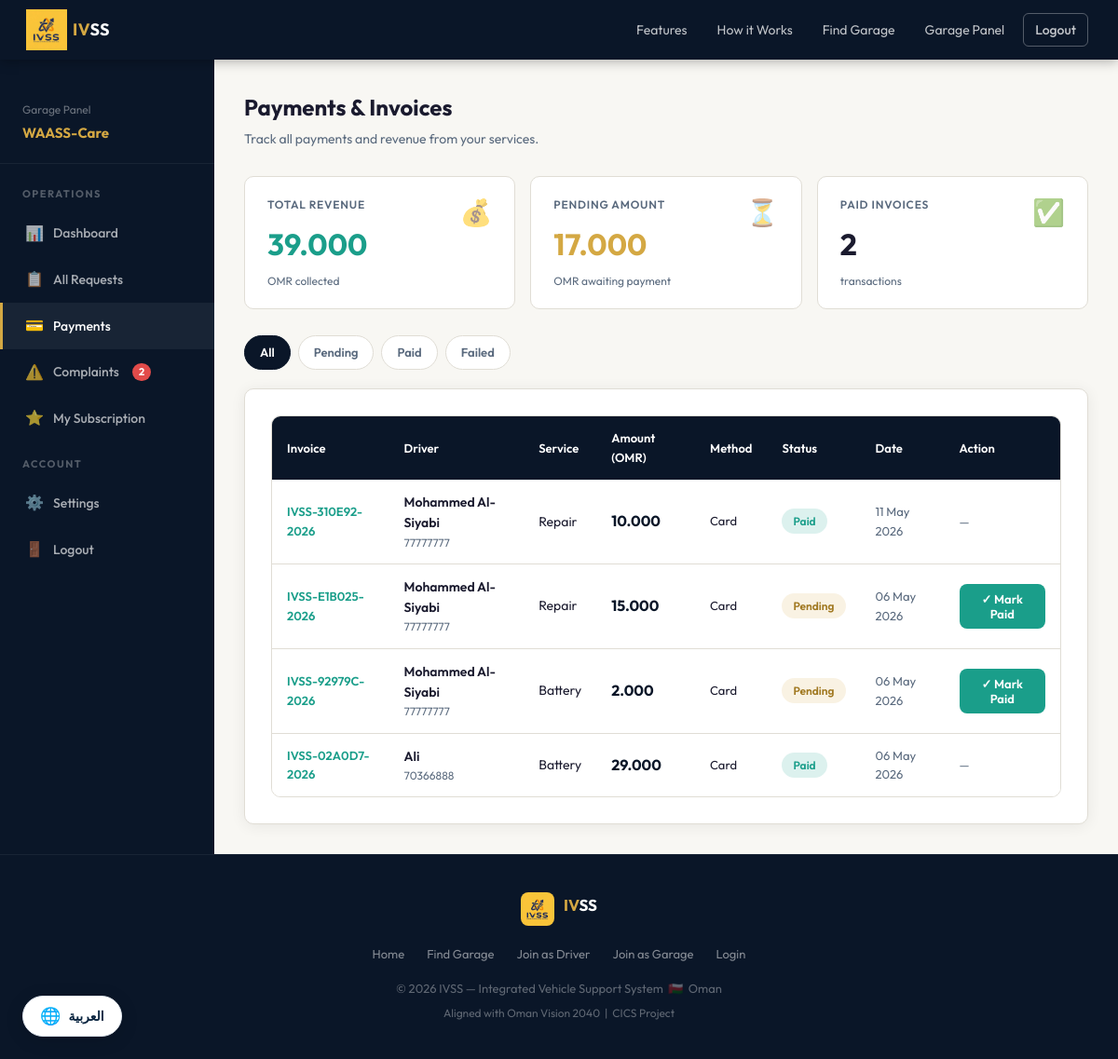
The page /pages/garage_payments.php (signed in) on the database its author committed.
### tables this page shows
CREATE TABLE IF NOT EXISTS `payments` (
  `payment_id` int NOT NULL AUTO_INCREMENT,
  `request_id` int NOT NULL,
  `user_id` int NOT NULL,
  `amount` decimal(10,3) NOT NULL,
  `method` enum('card','cash','online') DEFAULT 'card',
  `status` enum('pending','paid','failed') DEFAULT 'pending',
  `invoice_number` varchar(50) DEFAULT NULL,
  `paid_at` timestamp NULL DEFAULT NULL,
  `created_at` timestamp NULL DEFAULT CURRENT_TIMESTAMP,
  PRIMARY KEY (`payment_id`),
  UNIQUE KEY `request_id` (`request_id`),
  UNIQUE KEY `invoice_number` (`invoice_number`),
  KEY `user_id` (`user_id`)
);

CREATE TABLE IF NOT EXISTS `users` (
  `user_id` int NOT NULL AUTO_INCREMENT,
  `full_name` varchar(150) NOT NULL,
  `email` varchar(150) NOT NULL,
  `phone` int UNSIGNED NOT NULL,
  `password` varchar(255) NOT NULL,
  `language` enum('en','ar') DEFAULT 'en',
  `is_active` tinyint(1) DEFAULT '1',
  `created_at` timestamp NULL DEFAULT CURRENT_TIMESTAMP,
  PRIMARY KEY (`user_id`),
  UNIQUE KEY `email` (`email`)
);

CREATE TABLE IF NOT EXISTS `service_requests` (
  `request_id` int NOT NULL AUTO_INCREMENT,
  `user_id` int NOT NULL,
  `garage_id` int DEFAULT NULL,
  `service_type` enum('towing','battery','tire','fuel','lockout','repair','other') NOT NULL,
  `vehicle_type` enum('sedan','suv','pickup','van','motorcycle','other') NOT NULL,
  `location_desc` varchar(300) NOT NULL,
  `notes` text,
  `price` decimal(10,3) DEFAULT NULL COMMENT 'Price set by garage before completing',
  `price_set_at` timestamp NULL DEFAULT NULL COMMENT 'When the garage set the price',
  `status` enum('pending','accepted','in_progress','completed','cancelled') DEFAULT 'pending',
  `created_at` timestamp NULL DEFAULT CURRENT_TIMESTAMP,
  `updated_at` timestamp NULL DEFAULT CURRENT_TIMESTAMP ON UPDATE CURRENT_TIMESTAMP,
  PRIMARY KEY (`request_id`),
  KEY `user_id` (`user_id`),
  KEY `garage_id` (`garage_id`)
);

### includes/config.php (called while the page is built, shortened)
<?php
function getDB()
{
    static $pdo = null;
    if ($pdo === null) {
        try {
            $dsn = "mysql:host=" . DB_HOST . ";dbname=" . DB_NAME . ";charset=utf8mb4";
            $pdo = new PDO($dsn, DB_USER, DB_PASS, [
                PDO::ATTR_ERRMODE            => PDO::ERRMODE_EXCEPTION,
                PDO::ATTR_DEFAULT_FETCH_MODE => PDO::FETCH_ASSOC,
                PDO::ATTR_EMULATE_PREPARES   => false,
            ]);
        } catch (PDOException $e) {
            die('<div style="font-family:sans-serif;padding:20px;color:red;">
                 <strong>Database Error:</strong> ' . htmlspecialchars($e->getMessage()) . '</div>');
        }
    }
    return $pdo;
}
function sanitize($input)
{
    return htmlspecialchars(strip_tags(trim($input)), ENT_QUOTES, 'UTF-8');
}
function getGarageSubscription($garageId)
{
    try {
        $db   = getDB();
        $stmt = $db->prepare("
            SELECT gs.*, sp.plan_name, sp.duration_days, sp.price, sp.features
            FROM   garage_subscriptions gs
            JOIN   subscription_plans   sp ON gs.plan_id = sp.plan_id
            WHERE  gs.garage_id = ?
            ORDER  BY gs.created_at DESC
            LIMIT  1
        ");
        $stmt->execute([(int)$garageId]);
        return $stmt->fetch() ?: false;
    } catch (Exception $e) {
        return false;
    }
}
function getRemainingDays($garageId)
{
    try {
        $db   = getDB();
        $stmt = $db->prepare("
            SELECT DATEDIFF(end_date, CURDATE()) AS days_left
            FROM   garage_subscriptions
            WHERE  garage_id = ? AND status = 'active' AND end_date >= CURDATE()
            ORDER  BY end_date DESC LIMIT 1
        ");
        $stmt->execute([(int)$garageId]);
        $row = $stmt->fetch();
        return $row ? max(0, (int)$row['days_left']) : 0;
    } catch (Exception $e) {
        return 0;
    }
}
function getSubscriptionStatus($garageId)
{
    try {
        $sub  = getGarageSubscription($garageId);
        $days = getRemainingDays($garageId);
        if ($sub['status'] === 'cancelled') {
            return [
                'status' => 'cancelled',
                'message' => 'Subscription cancelled',
                'color' => 'var(--muted)',
                'days' => 0,
                'plan' => $sub['plan_name']
            ];
        }
        return [
            'status' => 'active',
            'message' => 'Active until ' . date('d M Y', strtotime($sub['end_date'])),
            'color' => 'var(--teal)',
            'days' => $days,
            'plan' => $sub['plan_name']
        ];
    } catch (Exception $e) {
        return [
            'status' => 'none',
            'message' => 'No active subscription',
            'color' => 'var(--danger)',
            'days' => 0,
            'plan' => null
        ];
    }
}
function sidebarSubBadge($subStatus)
{
    $s = $subStatus['status'];
}

### pages/garage_payments.php (the view, shortened to what this page needs)
<?php
require_once __DIR__ . '/../includes/config.php';
$db       = getDB();
$garageId = $_SESSION['garage_id'];
$subStatus       = getSubscriptionStatus($garageId);
$filterPay = sanitize($_GET['pay_status'] ?? '');
$sql    = "
    SELECT p.*, r.service_type, r.vehicle_type, r.location_desc,
           u.full_name AS user_name, u.phone AS user_phone
    FROM payments p
    JOIN service_requests r ON p.request_id = r.request_id
    JOIN users u ON p.user_id = u.user_id
    WHERE r.garage_id = ?
";
$params = [$garageId];
$sql .= " ORDER BY p.created_at DESC";
$stmt = $db->prepare($sql);
$stmt->execute($params);
$payments = $stmt->fetchAll();
$totalRevenue = $db->prepare("SELECT COALESCE(SUM(p.amount),0) FROM payments p JOIN service_requests r ON p.request_id=r.request_id WHERE r.garage_id=? AND p.status='paid'");
$totalRevenue->execute([$garageId]);
$totalPending = $db->prepare("SELECT COALESCE(SUM(p.amount),0) FROM payments p JOIN service_requests r ON p.request_id=r.request_id WHERE r.garage_id=? AND p.status='pending'");
$totalPending->execute([$garageId]);
$countPaid = $db->prepare("SELECT COUNT(*) FROM payments p JOIN service_requests r ON p.request_id=r.request_id WHERE r.garage_id=? AND p.status='paid'");
$countPaid->execute([$garageId]);
$openComplaints = $db->prepare("SELECT COUNT(*) FROM complaints WHERE garage_id=? AND status='open'");
$openComplaints->execute([$garageId]);
$openComplaints = $openComplaints->fetchColumn();
include __DIR__ . '/../includes/header.php';
?>
<div class="dash-layout">
  <div class="dash-sidebar">
    <div style="padding:20px 24px;border-bottom:1px solid rgba(255,255,255,0.06);margin-bottom:8px;">
      <div style="font-size:12px;color:rgba(255,255,255,0.4);">Garage Panel</div>
      <div style="font-size:15px;font-weight:700;color:var(--gold);margin-top:4px;"><?= htmlspecialchars($_SESSION['garage_name']) ?></div>
    </div>
    <div class="sidebar-nav">
      <div class="sidebar-section">Operations</div>
      <a href="garage_dashboard.php"><span class="nav-icon">📊</span> Dashboard</a>
      <a href="garage_requests.php"><span class="nav-icon">📋</span> All Requests</a>
      <a href="garage_payments.php" class="active"><span class="nav-icon">💳</span> Payments</a>
      <a href="garage_complaints.php">
        <span class="nav-icon">⚠️</span> Complaints
        <?php if ($openComplaints > 0): ?>
        <span style="background:var(--danger);color:#fff;border-radius:10px;padding:1px 7px;font-size:11px;font-weight:700;margin-left:4px;"><?= $openComplaints ?></span>
        <?php endif; ?>
      </a>
      <a href="garage_subscriptions.php">
        <span class="nav-icon">⭐</span> My Subscription
      </a>
	  <div class="sidebar-section">Account</div>
      <a href="garage_profile.php"><span class="nav-icon">⚙️</span> Settings</a>
      <a href="logout.php"><span class="nav-icon">🚪</span> Logout</a>
    </div>
  </div>
  <div class="dash-content">
    <div class="dash-header">
      <div>
        <div class="dash-title">Payments & Invoices</div>
        <div class="dash-sub">Track all payments and revenue from your services.</div>
      </div>
    </div>
    <div class="metric-grid" style="margin-bottom:28px;">
      <div class="metric-card">
        <div class="metric-icon">💰</div>
        <div class="metric-label">Total Revenue</div>
        <div class="metric-value" style="color:var(--teal);"><?= number_format($totalRevenue->fetchColumn(), 3) ?></div>
        <div style="font-size:12px;color:var(--muted);margin-top:4px;">OMR collected</div>
      </div>
      <div class="metric-card">
        <div class="metric-icon">⏳</div>
        <div class="metric-label">Pending Amount</div>
        <div class="metric-value" style="color:var(--warning);"><?= number_format($totalPending->fetchColumn(), 3) ?></div>
        <div style="font-size:12px;color:var(--muted);margin-top:4px;">OMR awaiting payment</div>
      </div>
      <div class="metric-card">
        <div class="metric-icon">✅</div>
        <div class="metric-label">Paid Invoices</div>
        <div class="metric-value"><?= $countPaid->fetchColumn() ?></div>
        <div style="font-size:12px;color:var(--muted);margin-top:4px;">transactions</div>
      </div>
    </div>
    <div style="display:flex;gap:8px;flex-wrap:wrap;margin-bottom:20px;">
      <?php foreach (['' => 'All', 'pending'=>'Pending','paid'=>'Paid','failed'=>'Failed'] as $s => $label):
        $active = ($filterPay === $s);
      ?>
      <a href="?pay_status=<?= $s ?>"
         style="padding:7px 16px;border-radius:20px;font-size:13px;font-weight:600;text-decoration:none;
                background:<?= $active ? 'var(--navy)' : 'var(--white)' ?>;
                color:<?= $active ? 'var(--white)' : 'var(--muted)' ?>;
                border:1px solid <?= $active ? 'var(--navy)' : 'var(--border)' ?>;">
        <?= $label ?>
      </a>
      <?php endforeach; ?>
    </div>
    <?php if (empty($payments)): ?>
    <div class="card" style="text-align:center;padding:64px 32px;">
      <div style="font-size:56px;margin-bottom:16px;">💳</div>
      <div style="font-size:18px;font-weight:700;margin-bottom:8px;">No payments found</div>
      <p style="color:var(--muted);">Payments will appear here once services are completed.</p>
    </div>
    <?php else: ?>
    <div class="card">
      <div class="table-wrap">
        <table>
          <thead>
            <tr>
              <th>Invoice</th>
              <th>Driver</th>
              <th>Service</th>
              <th>Amount (OMR)</th>
              <th>Method</th>
              <th>Status</th>
              <th>Date</th>
              <th>Action</th>
            </tr>
          </thead>
          <tbody>
            <?php foreach ($payments as $p): ?>
            <tr>
              <td style="font-weight:600;font-size:13px;color:var(--teal);"><?= $p['invoice_number'] ?></td>
              <td>
                <div style="font-weight:600;font-size:14px;"><?= htmlspecialchars($p['user_name']) ?></div>
                <div style="font-size:12px;color:var(--muted);"><?= htmlspecialchars($p['user_phone']) ?></div>
              </td>
              <td><?= ucfirst($p['service_type']) ?></td>
              <td style="font-weight:700;font-size:16px;color:var(--navy);"><?= number_format($p['amount'], 3) ?></td>
              <td style="font-size:13px;text-transform:capitalize;"><?= $p['method'] ?? '—' ?></td>
              <td>
                <span class="badge <?= $p['status'] === 'paid' ? 'badge-paid' : ($p['status'] === 'pending' ? 'badge-pending' : 'badge-cancelled') ?>">
                  <?= ucfirst($p['status']) ?>
                </span>
              </td>
              <td style="font-size:13px;color:var(--muted);"><?= $p['paid_at'] ? date('d M Y', strtotime($p['paid_at'])) : date('d M Y', strtotime($p['created_at'])) ?></td>
              <td>
                <?php if ($p['status'] === 'pending'): ?>
                <form method="POST" style="display:inline;">
                  <button type="submit" name="mark_paid" class="btn btn-teal btn-sm"
                          onclick="return confirm('Mark this payment as received (cash)?')">
                    ✓ Mark Paid
                  </button>
                </form>
                <?php else: ?>
                <span style="font-size:13px;color:var(--muted);">—</span>
                <?php endif; ?>
              </td>
            </tr>
            <?php endforeach; ?>
          </tbody>
        </table>
      </div>
    </div>
    <?php endif; ?>
  </div>
</div>
<?php include __DIR__ . '/../includes/footer.php'; ?>

### css/style.css (style rules this page uses)
*, *::before, *::after { margin: 0; padding: 0; box-sizing: border-box; }
:root { --navy: #0a1628; --navy2: #0d1f3c; --navy3: #112240; --gold: #d4a843; --gold2: #f0c060; --teal: #1a9e8a; --teal2: #22c4ab; --bg: #f8f7f3; --white: #ffffff; --text: #1a1a2e; --muted: #5a6a7e; --border: #e0ddd5; --danger: #e24b4a; --success: #1a9e8a; --warning: #d4a843; --radius: 10px; --shadow: 0 2px 16px rgba(0,0,0,0.07); }
html { scroll-behavior: smooth; }
body { font-family: 'Outfit', 'Tajawal', sans-serif; background: var(--bg); color: var(--text); line-height: 1.6; }
.card { background: var(--white); border: 1px solid var(--border); border-radius: var(--radius); padding: 28px; box-shadow: var(--shadow); }
.btn { display: inline-block; padding: 12px 28px; border-radius: 8px; font-size: 15px; font-weight: 600; text-decoration: none; cursor: pointer; border: none; font-family: inherit; transition: all 0.2s; text-align: center; }
.btn-teal { background: var(--teal); color: var(--white); }
.btn-sm { padding: 8px 18px; font-size: 13px; }
.badge { display: inline-block; padding: 4px 12px; border-radius: 20px; font-size: 12px; font-weight: 600; }
.badge-pending { background: rgba(212,168,67,0.15); color: #a07820; }
.badge-paid { background: rgba(26,158,138,0.15); color: var(--teal); }
.table-wrap { overflow-x: auto; border-radius: var(--radius); border: 1px solid var(--border); }
table { width: 100%; border-collapse: collapse; background: var(--white); }
thead th { background: var(--navy); color: var(--white); padding: 13px 16px; text-align: left; font-size: 13px; font-weight: 600; }
tbody tr { border-bottom: 1px solid var(--border); transition: background 0.15s; }
tbody tr:last-child { border-bottom: none; }
tbody td { padding: 13px 16px; font-size: 14px; color: var(--text); }
.dash-layout { display: flex; min-height: calc(100vh - 64px); }
.dash-sidebar { width: 230px; background: var(--navy); padding: 24px 0; flex-shrink: 0; }
.sidebar-nav a { display: flex; align-items: center; gap: 10px; padding: 12px 24px; color: rgba(255,255,255,0.65); text-decoration: none; font-size: 14px; font-weight: 500; transition: all 0.2s; border-left: 3px solid transparent; }
.sidebar-nav a:hover, .sidebar-nav a.active { color: var(--white); background: rgba(255,255,255,0.06); border-left-color: var(--gold); }
.sidebar-nav .nav-icon { font-size: 16px; width: 20px; text-align: center; }
.sidebar-section { font-size: 11px; font-weight: 700; letter-spacing: 1.5px; color: rgba(255,255,255,0.3); padding: 16px 24px 8px; text-transform: uppercase; }
.dash-content { flex: 1; padding: 32px; overflow-y: auto; }
.dash-header { display: flex; align-items: center; justify-content: space-between; margin-bottom: 28px; }
.dash-title { font-size: 24px; font-weight: 700; }
.dash-sub { font-size: 14px; color: var(--muted); margin-top: 4px; }
.metric-grid { display: grid; grid-template-columns: repeat(auto-fit, minmax(180px, 1fr)); gap: 16px; margin-bottom: 28px; }
.metric-card { background: var(--white); border: 1px solid var(--border); border-radius: var(--radius); padding: 20px 24px; }
.metric-label { font-size: 12px; font-weight: 600; color: var(--muted); text-transform: uppercase; letter-spacing: 0.8px; margin-bottom: 8px; }
.metric-value { font-size: 32px; font-weight: 700; color: var(--text); }
.metric-icon { font-size: 28px; float: right; margin-top: -4px; opacity: 0.6; }

### includes/header.php (style rules this page uses)
body { top: 0 !important; }

### rows shown on the page
payments: invoice_number "IVSS-310E92-2026", user.full_name "Mohammed Al-Siyabi", user.phone "77777777", request.service_type "Repair", amount "10.000", method "Card", status "Paid", paid_at "11 May 2026"
payments: invoice_number "IVSS-E1B025-2026", user.full_name "Mohammed Al-Siyabi", user.phone "77777777", request.service_type "Repair", amount "15.000", method "Card", status "Pending", created_at "06 May 2026"
payments: invoice_number "IVSS-92979C-2026", user.full_name "Mohammed Al-Siyabi", user.phone "77777777", request.service_type "Battery", amount "2.000", method "Card", status "Pending", created_at "06 May 2026"
payments: invoice_number "IVSS-02A0D7-2026", user.full_name "Ali", user.phone "70366888", request.service_type "Battery", amount "29.000", method "Card", status "Paid", paid_at "06 May 2026"

### other values the page prints
$_SESSION['garage_name'] "WAASS-Care"
$openComplaints "2"
$totalRevenue->fetchColumn() "39.000"
$totalPending->fetchColumn() "17.000"
$countPaid->fetchColumn() "2"
$label "All"
$label "Pending"
$label "Paid"
$label "Failed"
